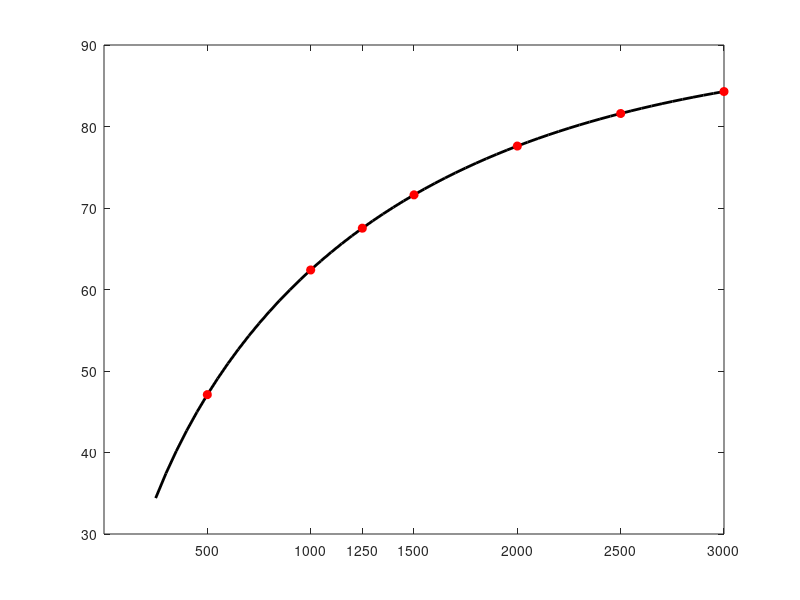

Write MATLAB code to recreate this figure. (Note: this script raises an error after producing the figure.)
% flipAnglePlots - show optimal flip angle for GE=EPI at 3T
%
% [flipangles] = flipAnglePlots(TR, T1)
%
% calculates the flipangles according to:  
%
%       acos(exp(-TR/T1))*180/pi 
%
% The input argument TR (in ms, 250<x<3000) can be a vector 
% of TRs that will be overplotted as red dots on the graph. 
% If no T1 given, it is now assumed to be 1300ms. 
%
% ds - updated nov-29-2004, default T1 changed to 1300ms
function [flipangles] = flipAnglePlots(TR, T1)


% the measured T1 at NYU-CBI is ~1000 
% the reported value for T1 in the literature is ~1300
if nargin < 2
    T1 = 1300;
end

% TRs in ms.
if nargin < 1
    TR = [500 1000 1250 1500 2000 2500 3000];
end

% flipangles
flipangles = calculateFlipAngle(TR, T1);

% give a range of TRs for the curve
x0 = 250;
fineTR = x0:50:3000;
fineFA = calculateFlipAngle(fineTR, T1);

plot(fineTR, fineFA, 'color', 'k', 'linewidth',2);

hold on
p_ = plot(TR, flipangles, 'ro');
set(p_, 'markerfacecolor','r')
hold off


% set(gca,'xtick',TR,'ytick',[flipangles], 'yticklabel', num2str([flipangles],'%2.2f'));
% use newer matlab functions
xticks(TR);
yticks(round(flipangles,1));  % not much point in going beyond 1 decimal point

axis([x0 3000 0.9*min(flipangles) 90]);
xlabel('TR [ms]')
ylabel('flipangle (deg)')

xline = [zeros(size(TR)); TR];
yline = [flipangles; flipangles];

xline2 = [TR; TR];
yline2 = [zeros(size(flipangles)); flipangles];


l_ = line(xline, yline);
l2_ = line(xline2, yline2);
set([l_, l2_],'color',[1 1 1]*0.5);

title(['optimal flipangle vs TR; [T1=' num2str(T1) ']'] )

% print them out:
disp(sprintf('\n\nTR\tflip angle\n'))
disp(sprintf('%2.0f\t%d\n',[TR; round(flipangles)]))

end

% calculateFlipAngle - optimal flip angle from Ernst equation
%
% 	calculates the optimal flipangle for EPI. Inputs can be vectors. The
% 	equation for the optimal flip angle is 
% 	
%               acos(exp(-TR/T1))*180/pi 
% 	
% 	where TR is the (R)epitition time, and T1 the measured gray matter T1.
% 	In June 2003, the measure T1 at the NYU-CBI was around 1000. 
% 	
% 	This function based on a lab note from miki@cns.nyu.edu
% 	
%   e.g.:   TR = [500, 1000, 1500]; T1 = 1300
%           flipangles = calculateFlipAngle(TR, T1)
%
%   see: https://mriquestions.com/optimal-flip-angle.html
%  
% 	2006-03-25 ds written
function flipangles = calculateFlipAngle(TR, T1)

% if wanting to calculate for many values... 
[allTR, allT1] = meshgrid(TR, T1);

% now calculate flipangles
flipangles = acos(exp(-allTR./allT1))*180/pi; 

end